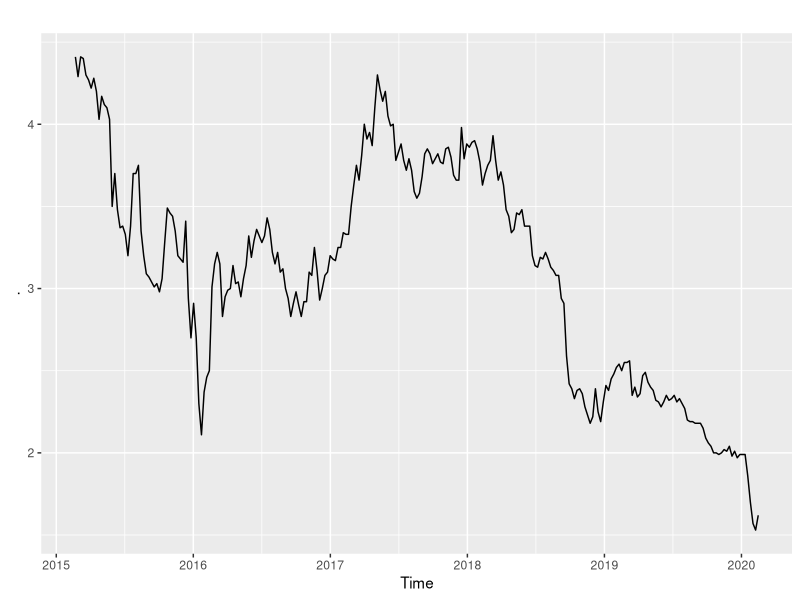
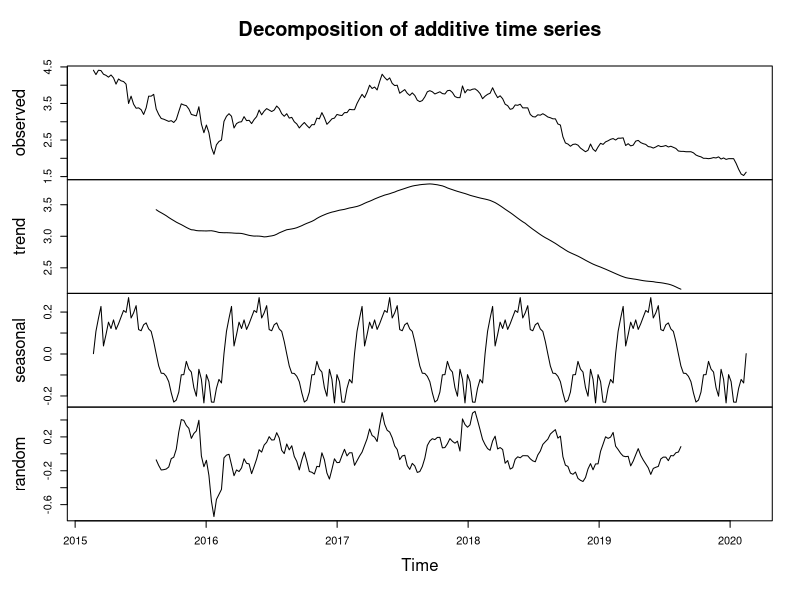
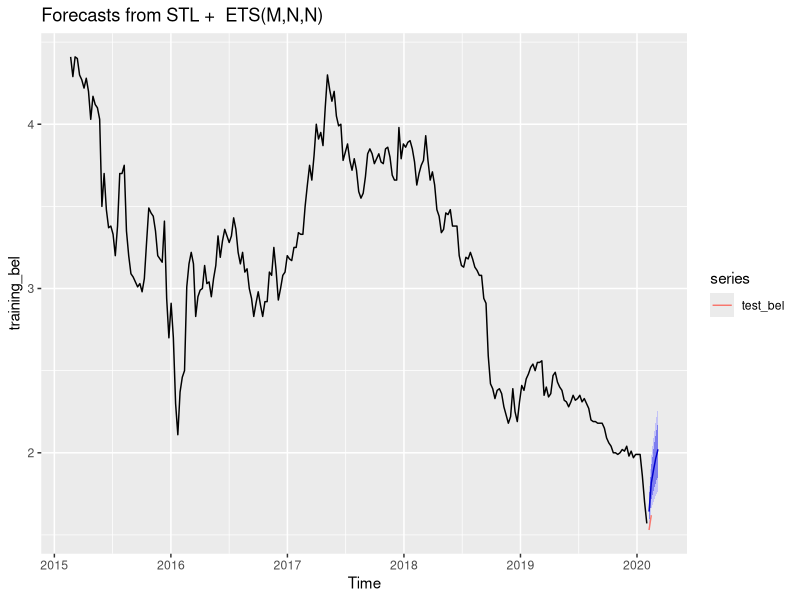
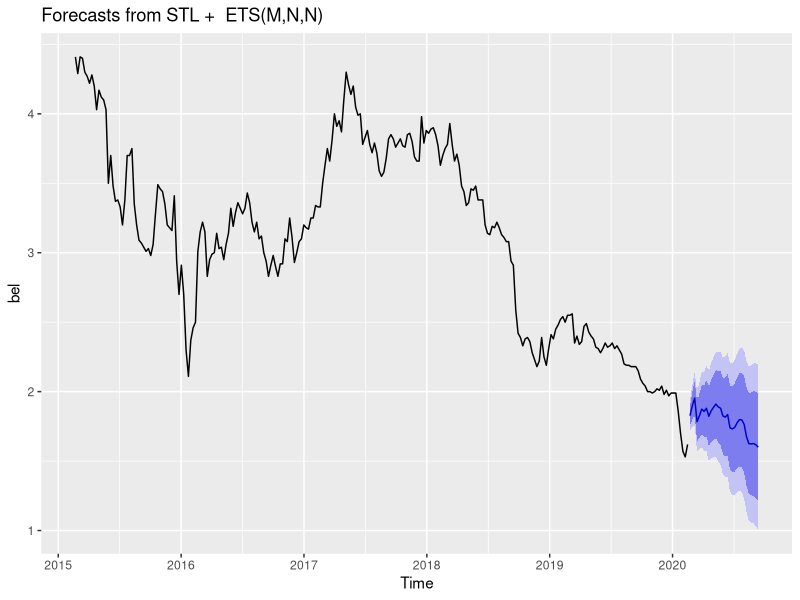

Recreate these plots in R, in order.
## ---- chunk 1
library(forecast)
library(ggplot2)
library(readr)
## ---- chunk 2
BEL <- read_csv("BEL.csv", col_types = cols(Week = col_date(format = "%Y-%m-%d")))
bel <- ts(BEL[,2], freq=365.25/7, start=2015+51/365.25)
bel %>%
  autoplot()
## ---- chunk 3
plot(decompose(bel))
## ---- chunk 4
training_bel <- subset(bel, end=length(bel)-2)
test_bel <- subset(bel, start=length(bel)-1)
fc_training_bel<-forecast(training_bel)
fc_training_bel %>%
  forecast(h=5) %>%
  autoplot() +autolayer(test_bel)
## ---- chunk 5
fc_training_bel
## ---- chunk 6
fc_bel<-forecast(bel)
fc_bel %>%
forecast(h=30) %>%
  autoplot()
## ---- chunk 7
fc_bel
